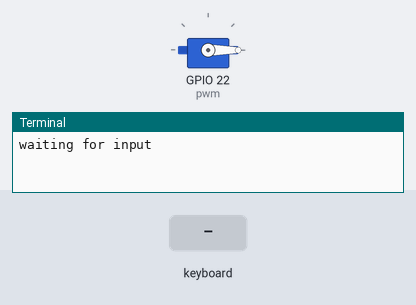
Recording of a program running on a simulated Raspberry Pi (BCM pin numbers). Parts: servo, the last lines printed to the terminal. Inputs (shaded band) come from the test bench. The pygame window is not drawn; servo angles are drawn from the pulse width (0.5 ms = 0°, 2.5 ms = 180°).

Above: at 6.2 s.
6.3 s: key "x" typed on the keyboard
At 7.5 s:
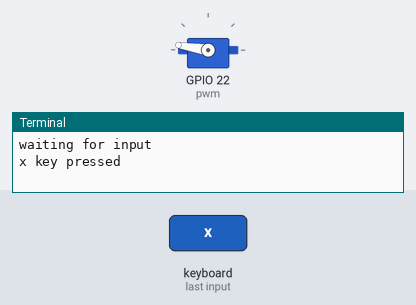
7.8 s: key "z" typed on the keyboard
At 8.6 s:
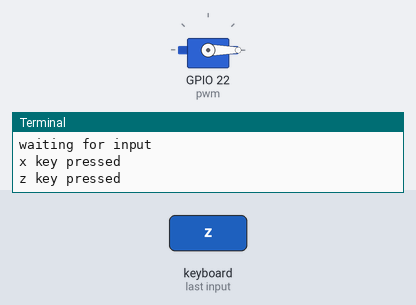
Timing chart, 0 to 10.8 s (numbered marks = the images above; inputs shaded):
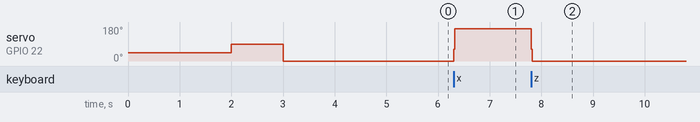

The program:

sservosetandtest.py
```python
import RPi.GPIO as gpio
from time import sleep
import sys
import pygame
#from pygame import *
#import pygame as e

def keyleft():
	print ("left key press")
	pwm.start(2)
	return()

def keyright():
	print ("right key pressed")
	pwm.start(10)
	return()

def centered():
	print("Centering")
	pwm.start(6)
	return()

gpio.setmode(gpio.BCM)
gpio.setup(22,gpio.OUT)
pwm=gpio.PWM(22,50)
pwm.start(5)
sleep(2)
pwm.start(7.5)
sleep(1)
pwm.start(2)
sleep(2)
#init()


#   while True:
#       inkey = raw_input()
#      if inkey == "z":
#          keyleft()
#      elif inkey == "x":
#          keyright()
#       else:
#          print("All stop")
#          centered()
#   print ("loop finished")

##############################################

#try:
pygame.display.init()
screen = pygame.display.set_mode((320,240))
print("waiting for input")
while True:
    for event in pygame.event.get():
        if event.type == pygame.KEYDOWN:
            if(event.key == pygame.K_z):
                #keyleft()
                pwm.start(6)
                print("z key pressed")
                #pwm.start(5)
                pwm.start(2)
            elif(event.key == pygame.K_x):
                #keyright()
                pwm.start(6)
                print("x key pressed")
                #pwm.start(5)
                pwm.start(12)
            else:
                #centered()
                print("Centered")
                pwm.start(2)
                #pwm.start(10)
                pwm.start(5)

#gpio.cleanup()
```

Measured:
- after the input at 6.3 s, servo on GPIO 22 (pwm): 0° → 171° at once
- after the input at 7.8 s, servo on GPIO 22 (pwm): 171° → 0° at once
